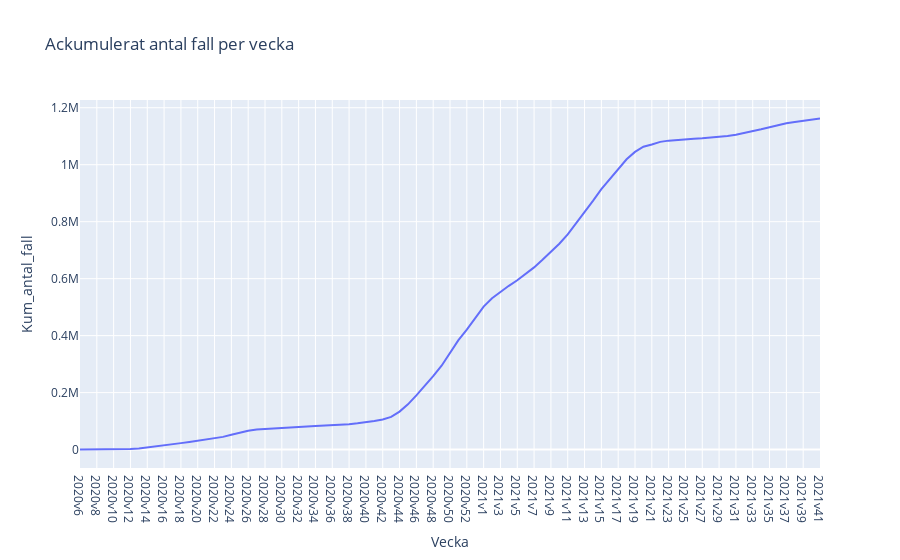

This figure's notebook cell:
### Code cell
fig = px.line(covid_veckodata_riket, x="Vecka", y="Kum_antal_fall", title="Ackumulerat antal fall per vecka") 
fig.show()
